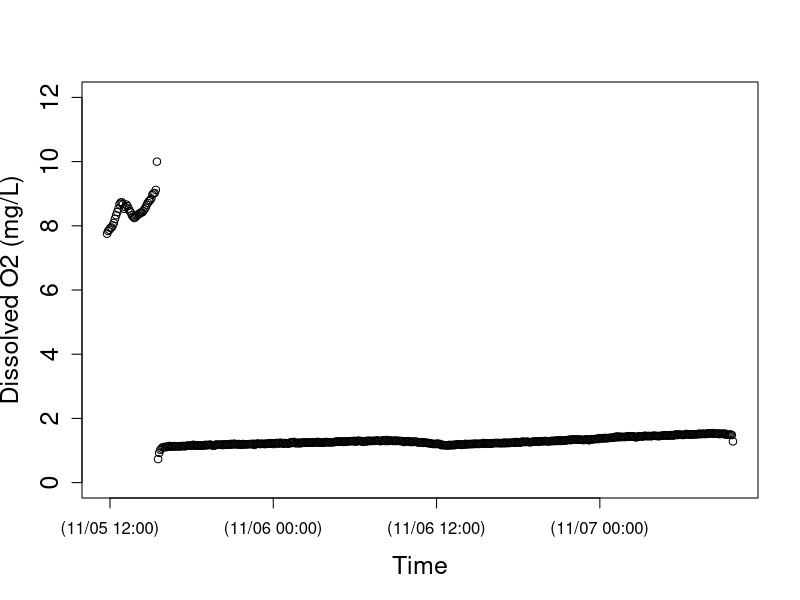
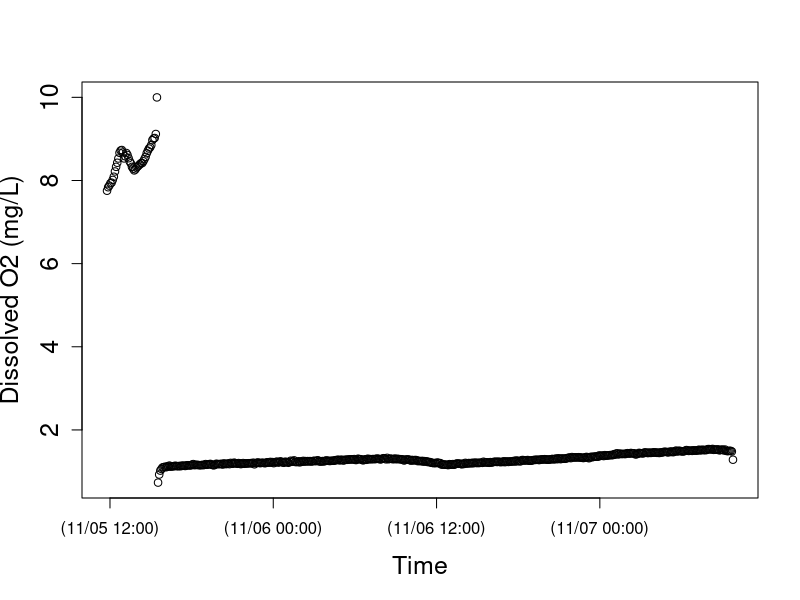

Here is the R script that generated these plots, in order: (Note: this script raises an error after producing the figures.)
setwd("N:/Thesis.N/FreshStart_trans/TempLight_trans/TempLightFall17_trans/ST5nov17")
install.packages("chron")
library(chron)
StreamData=read.table("ST5nov17.csv",header=TRUE)  	##time is in seconds since 1970 and in UTC
StreamData$dtime<-chron(StreamData$time/86400)-(8/24)
## Check new chron object dtime and O2 data
## here is where you can target and remove outliers if you want to check before running models 
plot(StreamData$dtime, StreamData$oxy,cex.lab=1.5, cex.axis=1.5, lwd=1,ylim=c(0,12), xlab="Time",ylab="Dissolved O2 (mg/L)")
plot(StreamData$dtime, StreamData$oxy,cex.lab=1.5, cex.axis=1.5, lwd=1, xlab="Time",ylab="Dissolved O2 (mg/L)")

# END data important and management
# [2] LOAD O2 SATURATION FUNCTION

osat<- function(temp, bp) {
  
  tstd<-log((298.15-temp) / (273.15 + temp))
  
  a0<-2.00907
  a1<-3.22014
  a2<-4.0501
  a3<-4.94457
  a4<- -0.256847
  a5<- 3.88767
  
  u<-10^(8.10765-(1750.286/(235+temp)))
  
  sato<-(exp(a0 + a1*tstd + a2*tstd^2 + a3*tstd^3 + a4*tstd^4+a5*tstd^5))*((bp-u)/(760-u))*1.42905
  sato
}

#end of function
# END loading O2 SAT calc #
# [3] LOAD BAROMETRIC PRESSURE FUNCTION
## Function to correct barometric pressure for altitude. From Colt (2012).
## This function gives bp in mmHg for altitude given nearby measurement of standardized barometric pressure. 
## temp is degC 
## alt is m
## bpst is in inches of Hg and the sort of data you will find from U.S. weather stations.  Delete the *25.4 if you in the rest of the world where pressure is given in metric units
####function returns mm of Hg
bpcalc<- function(bpst, alt) {
  bpst*25.4*exp((-9.80665*0.0289644*alt)/(8.31447*(273.15+15)))
}
#end of function
# END loading BP calc function ####### 
# [4] LOAD GAS EXCHANGE (K) FUNCTIONS
# NOTE: The functions you use will depend on the methods used to estimate K (O2, propane, SF6). The temperature correction (Kcor) is embedded in the models below, but the Kcor function must be loaded into R before running the model.
# UNITS are day^(-1)
## This code does the opposite of Kcor below; it estimates K600 for KO2 at a given temperature. From Wanninkhof (1992).
K600fromO2<-function (temp, KO2) {
  ((600/(1800.6 - (120.1 * temp) + (3.7818 * temp^2) - (0.047608 * temp^3)))^-0.5) * KO2
}
#end of function
# This calculates K600 from K measured in a propane addition. From Raymond et al. (2012).
K600frompropane<-function (temp, Kpropane) {
  ((600/(2864 - (154.14 * temp) + (3.791 * temp^2) - (0.0379 * temp^3)))^-0.5) * Kpropane
}
#end of function
# This calculates K600 from K measured in a SF6 addition. From Raymond et al. (2012).
K600fromSF6<-function(temp, KSF6) {
  ((600/(3255.3-(217.13*temp)+(6.837*temp^2)-(0.08607*temp^3)))^-0.5)*KSF6
}
#end of function
# This function calculates KO2 at any given tempertaure from K600. via schmidt number scaling.  The scaling equation if From Jähne et al. (1987), Schmidt number conversions from Wanninkhof et al. 1992.
Kcor<-function (temp,K600){
  K600/(600/(1800.6-(temp*120.1)+(3.7818*temp^2)-(0.047608*temp^3)))^-0.5
}
#end of function
# END loading K functions
# [5] NIGHTTIME REGRESSION to estimate K -- OPTIONAL
### nighttime regression code to estimate K. Approach as in Hornberger and Kelly (1975).
## o2 file is your oxygen data (defined in subsetting)
## bp is barometric pressure in mm Hg for your site, 
## ts is the time step in MINUTES (not days as in metabolism code below)

nightreg<-function(o2file, bp, ts){
  
  temp<-o2file$temp
  oxy<-o2file$oxy
  
  # moving average on oxy data
  oxyf1<-filter(o2file$oxy,rep(1/3,3), sides=2)
  
  # trim the ends of the oxy data
  oxyf2<- oxyf1[c(-1,-length(oxyf1))]
  
  # calculate delO/delt; convert to units of days by ts in min-1*1440
  deltaO2<-((oxyf2[-1]-oxyf2[-length(oxyf2)])/ts)*1440
  
  # Trim the first two and last one from the temp data to match the filter oxy data
  temptrim<-temp[c(-2:-1,-length(temp))]
  
  # calc the dodef
  satdef<-osat(temptrim,bp)-oxyf2[-1]
  
  # fit linear model and plot using linear model fitting (lm) and abline functions in R stats package
  nreg<-lm(deltaO2~satdef)
  plot(satdef,deltaO2)
  abline(nreg)
  
  # use coef function in R stats package to get lm coefficients
  coeff<-coef(nreg)
  
  # output gives lm coeff and K600 (converted from nighttime regression estimate of KO2)
  out<-list(coeff, K600fromO2(mean(temp), coeff[2]))
  out
  
}
#end of function
# NOTE: this approach works better for some sites/dates than others; always check that your model fit is good and that your K600 estimate makes sense!
#Call as:  The first argument in the function defines when to pull data.  In this case on 10/27/204 (for spring creek) between 18:05 and 23:00

nightreg(StreamData[StreamData$dtime>=as.numeric(chron(dates="11/08/17", times="00:00:00")) & StreamData$dtime<=as.numeric(chron(dates="11/08/17", times="23:59:59")), ], bp=660, ts=10)
# END nighttime regression calculation of K #
# check that light makes sense
plot(StreamData$dtime, StreamData$light,cex.lab=1.5, cex.axis=1.5, lwd=1, xlab="Time",ylab="PAR (umol photons/s/m2)")
# END light
# [7] MODEL v1 - RIVERMETABK; solves for GPP, ER, AND K
##
# [7a] LOAD RIVERMETABK functions
###########################################

## VERSION 1 of possible metabolism model

##### now estimate metabolism

## parameter names (and units) for BOTH rivermetab functions (solving for or fixing K600):
## oxy.mod = modeled O2 (mg/L)
## oxy = O2 data (mg/L)
## MET[1] = GPP = estimated daily gross primary production (g O2 m-2 d-1); + flux of O2 production
## MET[2] = ER = estimated daily ecosystem respiration (g O2 m-2 d-1); - flux of O2 consumption 
## MET[3] = K = estimated K600 (d-1)
## z = estimated site depth (m)
## Kcor = KO2 corrected for temperature, calculated from K600 (d-1)
## bp = barometric pressure (mmHg)
## temp = water temperature (C)
## light = PAR data (or modlight from above light function)
## ts = time step of O2 data from logger (10 min intervals --> units are day, so 10/1440=0.06944)

# Model to calculate GPP, ER and K simultaneously
# This model is advantageous in the sense that one can estimate K from the data, but beware that it may be an overparameterized model.  
# Note that you have the opportunity below to use your light data or modeled light (here as data$light estimated for spring creek and french creek with the light model function above). You decide and modify the function and data names accordingly.

# rivermetabK is the master function that calls the MLE function (onestationmleK) and plotting function (onestationplot) below
rivermetabK<-function(o2file, z, bp, ts){
  
  ##pull data out of loaded o2file (subset in CALL function) and give it a name. 
  temp<-o2file$temp
  oxy<-o2file$oxy
  light<-o2file$light
  
  ##This calls onestationmleK (below) to calculate metabolism by non-linear minimization. We use nlm() function in R stats package; for more information see "help(nlm)"  The first argument is the function to be minimized, the second defines the starting values.  The function that is minimized (onestationmleK, see below) always has as its first argument, a vector of parameters (MET), and second argument a vector of starting values for those parameters, p=c(3,-5, 10).
  
  river.mle<-nlm(onestationmleK, p=c(3,-5, 10), oxy=oxy, z=z,temp=temp,light=light, bp=bp, ts=ts)
  
  ##plot modeled and measaured O2 given MLE estimates of GPP, ER, and K600.  It calls a function below onestationplot()
  
  onestationplot(GPP=river.mle$estimate[1], ER=river.mle$estimate[2],oxy=oxy,z=z,temp=temp,light=light, K=river.mle$estimate[3], bp=bp, ts=ts)
  
  ##return GPP, ER, K600, and MLE values
  b <- list(GPP=river.mle$estimate[1], ER=river.mle$estimate[2], K600=river.mle$estimate[3], neglogL=river.mle$minimum[1])
  b
}
# end of function
# This function returns the negative log likelihood value given O2 data and estimates of GPP, ER, and K (which is vector MET); is included in master rivermetabK function above
onestationmleK<-function(MET,temp, oxy, light, z, bp, ts) {
  
  # create new vector for modeled O2
  oxy.mod<-numeric(length(data))
  # give starting value from oxygen data; this is the only time O2 data is used to model GPP and ER
  oxy.mod[1]<-oxy[1]
  
  # this is the metabolism equation as in Van de Bogert et al 2007 L&OMethods
  for (i in 2:length(oxy)) {oxy.mod[i]<-oxy.mod[i-1]+((MET[1]/z)*(light[i]/sum(light)))+ MET[2]*ts/z+(Kcor(temp[i],MET[3]))*ts*(osat(temp[i],bp)-oxy.mod[i-1]) }
  
  ##below is MLE calculation; output is -log likelihood
  # diff in measured and modeled O2
  sqdiff<-(oxy-oxy.mod)^2 
  # likelihood function
  L <- length(oxy) * (log(((sum(sqdiff)/length(oxy))^0.5))+0.5*log(6.28)) + ((2*sum(sqdiff)/length(oxy))^-1) * sum(sqdiff)
  L
}
# end of function
# this function plots modeled O2 and O2 data from estimates of daily GPP, ER, and K; is included in master rivermetabK function above
# Calls same metabolism equation as in mle function, but plots modeled O2 as a function of GPP, ER, and K estimates from mle
# use this to visually assess your model estimates (should be good agreement between modeled and measured O2)
onestationplot<-function(GPP, ER, oxy, z, temp, K, light, bp, ts) {
  
  oxy.mod<-numeric(length(oxy))
  oxy.mod[1]<-oxy[1]
  
  # this is the metabolism equation as in Van de Bogert et al (2007) L&OMethods
  for (i in 2:length(oxy)) { oxy.mod[i]<-oxy.mod[i-1]+((GPP/z)*(light[i]/sum(light)))+ ER*ts/z+(Kcor(temp[i],K))*ts*(osat(temp[i],bp)-oxy.mod[i-1]) }
  
  plot(seq(1:length(oxy)),oxy.mod, type="l",xlab="Time", ylab="Dissolved oxygen  (mg/L)", cex.lab=1.5, cex.axis=1.5, lwd=2 )
  points(seq(1:length(oxy)),oxy)
}
# end of function

####### END LOADING rivermetabK function #
# [7b] CALL RIVERMETABK function
###########################################

## Call as:  z is depth in m, bp is im mmHg, ts is time steps in days.

# for spring creek data; 10/28/14
####### END LOADING rivermetabK function #
# [7b] CALL RIVERMETABK function
###########################################

## Call as:  z is depth in m, bp is im mmHg, ts is time steps in days.

# for spring creek data; 10/28/14
####### END LOADING rivermetabK function #
# [7b] CALL RIVERMETABK function
###########################################

## Call as:  z is depth in m, bp is im mmHg, ts is time steps in days.

# for spring creek data; 10/28/14
rivermetab<-function(o2file, z, bp, ts, K){
  
  ##pull data out of loaded o2file (subset in CALL function) and give it a name. 
  temp<-o2file$temp
  oxy<-o2file$oxy
  light<-o2file$light
  
  ##calculate metabolism by non linear minimization of MLE function (below)
  river.mle<-nlm(onestationmle, p=c(3,-5), oxy=oxy, z=z,temp=temp,light=light, bp=bp, ts=ts, K=K)
  
  ##plot data; uses same plot function as given for rivermetabK above (relisted below to keep each model as own unit)
  onestationplot(GPP=river.mle$estimate[1], ER=river.mle$estimate[2],oxy=oxy,z=z,temp=temp,light=light, K=K, bp=bp, ts=ts)
  
  ##return GPP, ER, and MLE value
  b<-list(GPP= river.mle$estimate[1], ER= river.mle$estimate[2],  neglogL= river.mle$minimum[1])
  b
}
# end of function

# function returns the likelihood value given O2 data and estimates of GPP, ER (which is vector MET); is included in master rivermetab function above; K600 is fixed
onestationmle<-function(MET,temp, oxy, light, z, bp, ts, K) {
  
  oxy.mod<-numeric(length(data))
  oxy.mod[1]<-oxy[1]
  
  # this is the metabolism equation as in Van de Bogert et al 2007 L&OMethods
  for (i in 2:length(oxy)) {oxy.mod[i]<-oxy.mod[i-1]+((MET[1]/z)*(light[i]/sum(light)))+ MET[2]*ts/z+(Kcor(temp[i],K))*ts*(osat(temp[i],bp)-oxy.mod[i-1]) }
  
  ## below is MLE calculation; output is likelihood
  # diff in measured and modeled O2
  sqdiff<-(oxy-oxy.mod)^2 
  # likelihood function
  L <- length(oxy)*(log(((sum(sqdiff)/length(oxy))^0.5)) +0.5*log(6.28)) + ((2*sum(sqdiff)/length(oxy))^-1)*sum(sqdiff)
  L
}
#end of function

# (As in rivermetabK)
# this function plots modeled O2 and O2 data from estimates of daily GPP and ER; is included in master rivermetab function above
# Calls same metabolism equation as in mle function, but plots modeled O2 as a function of GPP, ER estimates from mle
# use this to visually assess your model estimates (should be good agreement between modeled and measured O2)
onestationplot<-function(GPP, ER, oxy, z, temp, K, light, bp, ts) {
  
  oxy.mod<-numeric(length(oxy))
  oxy.mod[1]<-oxy[1]
  
  # this is the metabolism equation as in Van de Bogert et al (2007) L&OMethods
  for (i in 2:length(oxy)) { oxy.mod[i]<-oxy.mod[i-1]+((GPP/z)*(light[i]/sum(light)))+ ER*ts/z+(Kcor(temp[i],K))*ts*(osat(temp[i],bp)-oxy.mod[i-1]) }
  
  plot(seq(1:length(oxy)),oxy.mod, type="l",xlab="Time", ylab="Dissolved oxygen  (mg/L)", cex.lab=1.5, cex.axis=1.5, lwd=2 )
  points(seq(1:length(oxy)),oxy)
 
   print(summary(lm(oxy~oxy.mod)))
  
}
# end of function
####### END loading rivermetab function ####### 
## Call as:  z is depth in m, bp is im mmHg, ts is time steps in days.

# 5 MIN timestep!! literature k600 values based on slope
rivermetab(o2file=StreamData[StreamData$dtime>=as.numeric(chron(
  dates="11/05/17", times="16:07:00")) & StreamData $dtime<=as.numeric(chron(
    dates="11/07/17", times="08:07:00")), ], 
  z=0.170, 
  bp=727, 
  ts=0.0034722, 
  K=175.315547)
# 10 MIN timestep!! literature k600 values based on slope
rivermetab(o2file=StreamData[StreamData$dtime>=as.numeric(chron(
  dates="11/05/17", times="16:07:00")) & StreamData $dtime<=as.numeric(chron(
    dates="11/07/17", times="08:07:00")), ], 
  z=0.170, 
  bp=727, 
  ts=0.0069444, 
  K=175.315547)

# 5 MIN timestep!! my derived k600 values based on velocity
rivermetab(o2file=StreamData[StreamData$dtime>=as.numeric(chron(
  dates="11/05/17", times="16:07:00")) & StreamData $dtime<=as.numeric(chron(
  dates="11/07/17", times="08:07:00")), ], 
  z=0.170, 
  bp=727, 
  ts=0.0034722, 
  K=33.0817988)
# 10 MIN timestep!! my derived k600 values based on velocity
rivermetab(o2file=StreamData[StreamData$dtime>=as.numeric(chron(
  dates="11/05/17", times="16:07:00")) & StreamData $dtime<=as.numeric(chron(
    dates="11/07/17", times="08:07:00")), ], 
  z=0.170, 
  bp=727, 
  ts=0.0069444, 
  K=33.0817988)

# 5 MIN timestep!! full model as is 
rivermetabK(o2file=StreamData[ StreamData $dtime>=as.numeric(chron(
  dates="11/05/17", times="16:07:00")) & StreamData $dtime<=as.numeric(chron(
  dates="11/07/17", times="08:07:00")), ], 
  z=0.170, 
  bp=727, 
  ts=0.0034722)
